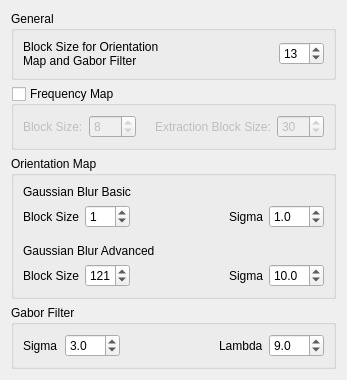
            <widget class="QWidget" name="tab_5">
             <attribute name="title">
              <string>Parameters</string>
             </attribute>
             <layout class="QVBoxLayout" name="verticalLayout_38">
              <item>
               <widget class="QGroupBox" name="groupBox_dbTester_ParameterGeneral">
                <property name="maximumSize">
                 <size>
                  <width>16777215</width>
                  <height>80</height>
                 </size>
                </property>
                <property name="title">
                 <string>General</string>
                </property>
                <layout class="QHBoxLayout" name="horizontalLayout_26">
                 <item>
                  <widget class="QLabel" name="label_dbTester_BlockSize">
                   <property name="minimumSize">
                    <size>
                     <width>145</width>
                     <height>0</height>
                    </size>
                   </property>
                   <property name="maximumSize">
                    <size>
                     <width>145</width>
                     <height>16777215</height>
                    </size>
                   </property>
                   <property name="text">
                    <string>Block Size for Orientation Map and Gabor Filter</string>
                   </property>
                   <property name="wordWrap">
                    <bool>true</bool>
                   </property>
                  </widget>
                 </item>
                 <item>
                  <spacer name="horizontalSpacer_25">
                   <property name="orientation">
                    <enum>Qt::Horizontal</enum>
                   </property>
                   <property name="sizeHint" stdset="0">
                    <size>
                     <width>40</width>
                     <height>20</height>
                    </size>
                   </property>
                  </spacer>
                 </item>
                 <item>
                  <widget class="QSpinBox" name="spinBox_dbTester_BlockSize">
                   <property name="minimumSize">
                    <size>
                     <width>45</width>
                     <height>0</height>
                    </size>
                   </property>
                   <property name="maximumSize">
                    <size>
                     <width>45</width>
                     <height>16777215</height>
                    </size>
                   </property>
                   <property name="singleStep">
                    <number>2</number>
                   </property>
                   <property name="value">
                    <number>13</number>
                   </property>
                  </widget>
                 </item>
                </layout>
               </widget>
              </item>
              <item>
               <widget class="QGroupBox" name="groupBox">
                <property name="title">
                 <string>Frequency Map</string>
                </property>
                <property name="checkable">
                 <bool>true</bool>
                </property>
                <property name="checked">
                 <bool>false</bool>
                </property>
                <layout class="QHBoxLayout" name="horizontalLayout_46">
                 <item>
                  <widget class="QLabel" name="label_dbTester_freqBlockSize">
                   <property name="text">
                    <string>Block Size:</string>
                   </property>
                   <property name="wordWrap">
                    <bool>true</bool>
                   </property>
                  </widget>
                 </item>
                 <item>
                  <widget class="QSpinBox" name="spinBox_dbTester_freqBlockSize">
                   <property name="minimumSize">
                    <size>
                     <width>45</width>
                     <height>0</height>
                    </size>
                   </property>
                   <property name="maximumSize">
                    <size>
                     <width>55</width>
                     <height>16777215</height>
                    </size>
                   </property>
                   <property name="minimum">
                    <number>1</number>
                   </property>
                   <property name="maximum">
                    <number>100</number>
                   </property>
                   <property name="value">
                    <number>8</number>
                   </property>
                  </widget>
                 </item>
                 <item>
                  <spacer name="horizontalSpacer_40">
                   <property name="orientation">
                    <enum>Qt::Horizontal</enum>
                   </property>
                   <property name="sizeHint" stdset="0">
                    <size>
                     <width>13</width>
                     <height>20</height>
                    </size>
                   </property>
                  </spacer>
                 </item>
                 <item>
                  <widget class="QLabel" name="label_dbTester_freqExBlockSize">
                   <property name="text">
                    <string>Extraction Block Size:</string>
                   </property>
                   <property name="wordWrap">
                    <bool>true</bool>
                   </property>
                  </widget>
                 </item>
                 <item>
                  <widget class="QSpinBox" name="spinBox_dbTester_freqExBlockSize">
                   <property name="minimumSize">
                    <size>
                     <width>45</width>
                     <height>0</height>
                    </size>
                   </property>
                   <property name="maximumSize">
                    <size>
                     <width>55</width>
                     <height>16777215</height>
                    </size>
                   </property>
                   <property name="minimum">
                    <number>1</number>
                   </property>
                   <property name="maximum">
                    <number>100</number>
                   </property>
                   <property name="value">
                    <number>30</number>
                   </property>
                  </widget>
                 </item>
                </layout>
               </widget>
              </item>
              <item>
               <widget class="QGroupBox" name="groupBox_dbTester_ParameterOMap">
                <property name="title">
                 <string>Orientation Map</string>
                </property>
                <layout class="QVBoxLayout" name="verticalLayout_27">
                 <item>
                  <widget class="QLabel" name="label_dbTesterGaussianBlurBasic">
                   <property name="text">
                    <string>Gaussian Blur Basic</string>
                   </property>
                  </widget>
                 </item>
                 <item>
                  <layout class="QHBoxLayout" name="horizontalLayout_27">
                   <item>
                    <widget class="QLabel" name="label_dbTester_BasicOMapBlockSize">
                     <property name="text">
                      <string>Block Size</string>
                     </property>
                     <property name="wordWrap">
                      <bool>true</bool>
                     </property>
                    </widget>
                   </item>
                   <item>
                    <widget class="QSpinBox" name="spinBox_dbTester_BasicOMapBlockSize">
                     <property name="minimumSize">
                      <size>
                       <width>45</width>
                       <height>0</height>
                      </size>
                     </property>
                     <property name="maximumSize">
                      <size>
                       <width>45</width>
                       <height>16777215</height>
                      </size>
                     </property>
                     <property name="maximum">
                      <number>200</number>
                     </property>
                     <property name="value">
                      <number>1</number>
                     </property>
                    </widget>
                   </item>
                   <item>
                    <spacer name="horizontalSpacer_26">
                     <property name="orientation">
                      <enum>Qt::Horizontal</enum>
                     </property>
                     <property name="sizeHint" stdset="0">
                      <size>
                       <width>13</width>
                       <height>20</height>
                      </size>
                     </property>
                    </spacer>
                   </item>
                   <item>
                    <widget class="QLabel" name="label_ddbTester_BasicOMapSigma">
                     <property name="text">
                      <string>Sigma</string>
                     </property>
                     <property name="wordWrap">
                      <bool>true</bool>
                     </property>
                    </widget>
                   </item>
                   <item>
                    <widget class="QDoubleSpinBox" name="doubleSpinBox_dbTester_BasicOMapSigma">
                     <property name="minimumSize">
                      <size>
                       <width>50</width>
                       <height>0</height>
                      </size>
                     </property>
                     <property name="maximumSize">
                      <size>
                       <width>55</width>
                       <height>16777215</height>
                      </size>
                     </property>
                     <property name="decimals">
                      <number>1</number>
                     </property>
                     <property name="value">
                      <double>1.000000000000000</double>
                     </property>
                    </widget>
                   </item>
                  </layout>
                 </item>
                 <item>
                  <spacer name="verticalSpacer_8">
                   <property name="orientation">
                    <enum>Qt::Vertical</enum>
                   </property>
                   <property name="sizeType">
                    <enum>QSizePolicy::Fixed</enum>
                   </property>
                   <property name="sizeHint" stdset="0">
                    <size>
                     <width>20</width>
                     <height>10</height>
                    </size>
                   </property>
                  </spacer>
                 </item>
                 <item>
                  <widget class="QLabel" name="label_dbTesterGaussianBlurAdvanced">
                   <property name="text">
                    <string>Gaussian Blur Advanced</string>
                   </property>
                  </widget>
                 </item>
                 <item>
                  <layout class="QHBoxLayout" name="horizontalLayout_30">
                   <item>
                    <widget class="QLabel" name="label_dbTester_AdvancedOMapBlockSize">
                     <property name="text">
                      <string>Block Size</string>
                     </property>
                     <property name="wordWrap">
                      <bool>true</bool>
                     </property>
                    </widget>
                   </item>
                   <item>
                    <widget class="QSpinBox" name="spinBox_dbTester_AdvancedOMapBlockSize">
                     <property name="minimumSize">
                      <size>
                       <width>45</width>
                       <height>0</height>
                      </size>
                     </property>
                     <property name="maximumSize">
                      <size>
                       <width>45</width>
                       <height>16777215</height>
                      </size>
                     </property>
                     <property name="maximum">
                      <number>200</number>
                     </property>
                     <property name="value">
                      <number>121</number>
                     </property>
                    </widget>
                   </item>
                   <item>
                    <spacer name="horizontalSpacer_28">
                     <property name="orientation">
                      <enum>Qt::Horizontal</enum>
                     </property>
                     <property name="sizeHint" stdset="0">
                      <size>
                       <width>13</width>
                       <height>20</height>
                      </size>
                     </property>
                    </spacer>
                   </item>
                   <item>
                    <widget class="QLabel" name="label_dbTester_AdvancedOMapSigma">
                     <property name="text">
                      <string>Sigma</string>
                     </property>
                     <property name="wordWrap">
                      <bool>true</bool>
                     </property>
                    </widget>
                   </item>
                   <item>
                    <widget class="QDoubleSpinBox" name="doubleSpinBox_dbTester_AdvancedOMapSigma">
                     <property name="minimumSize">
                      <size>
                       <width>50</width>
                       <height>0</height>
                      </size>
                     </property>
                     <property name="maximumSize">
                      <size>
                       <width>55</width>
                       <height>16777215</height>
                      </size>
                     </property>
                     <property name="decimals">
                      <number>1</number>
                     </property>
                     <property name="value">
                      <double>10.000000000000000</double>
                     </property>
                    </widget>
                   </item>
                  </layout>
                 </item>
                </layout>
               </widget>
              </item>
              <item>
               <widget class="QGroupBox" name="groupBox_dbTester_ParameterGabor">
                <property name="title">
                 <string>Gabor Filter</string>
                </property>
                <layout class="QVBoxLayout" name="verticalLayout_39">
                 <item>
                  <layout class="QHBoxLayout" name="horizontalLayout_31">
                   <item>
                    <widget class="QLabel" name="label_dbTester_GaborSigma">
                     <property name="minimumSize">
                      <size>
                       <width>36</width>
                       <height>0</height>
                      </size>
                     </property>
                     <property name="maximumSize">
                      <size>
                       <width>36</width>
                       <height>16777215</height>
                      </size>
                     </property>
                     <property name="text">
                      <string>Sigma</string>
                     </property>
                     <property name="wordWrap">
                      <bool>true</bool>
                     </property>
                    </widget>
                   </item>
                   <item>
                    <widget class="QDoubleSpinBox" name="doubleSpinBox_dbTester_GaborSigma">
                     <property name="minimumSize">
                      <size>
                       <width>55</width>
                       <height>0</height>
                      </size>
                     </property>
                     <property name="maximumSize">
                      <size>
                       <width>55</width>
                       <height>16777215</height>
                      </size>
                     </property>
                     <property name="decimals">
                      <number>1</number>
                     </property>
                     <property name="value">
                      <double>3.000000000000000</double>
                     </property>
                    </widget>
                   </item>
                   <item>
                    <spacer name="horizontalSpacer_29">
                     <property name="orientation">
                      <enum>Qt::Horizontal</enum>
                     </property>
                     <property name="sizeHint" stdset="0">
                      <size>
                       <width>13</width>
                       <height>20</height>
                      </size>
                     </property>
                    </spacer>
                   </item>
                   <item>
                    <widget class="QLabel" name="label_dbTester_GaborLambda">
                     <property name="text">
                      <string>Lambda</string>
                     </property>
                     <property name="wordWrap">
                      <bool>true</bool>
                     </property>
                    </widget>
                   </item>
                   <item>
                    <widget class="QDoubleSpinBox" name="doubleSpinBox_dbTester_GaborLambda">
                     <property name="minimumSize">
                      <size>
                       <width>50</width>
                       <height>0</height>
                      </size>
                     </property>
                     <property name="maximumSize">
                      <size>
                       <width>55</width>
                       <height>16777215</height>
                      </size>
                     </property>
                     <property name="decimals">
                      <number>1</number>
                     </property>
                     <property name="value">
                      <double>9.000000000000000</double>
                     </property>
                    </widget>
                   </item>
                  </layout>
                 </item>
                </layout>
               </widget>
              </item>
             </layout>
            </widget>
